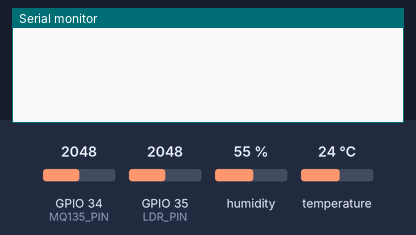
A sketch run on a simulated ESP32. On the bench: the last lines printed to the serial monitor. The test bench sets the inputs (shaded band); at power-on: humidity 55 %, GPIO 34 (MQ135_PIN) = 2048, GPIO 35 (LDR_PIN) = 2048, temperature 24 °C. WiFi joins after 1.5 s; servers stay silent unless stated; web services answer with replies made up by the test bench.

Above: at 2.7 s.
2.8 s: humidity set to 22 %
At 15.8 s:
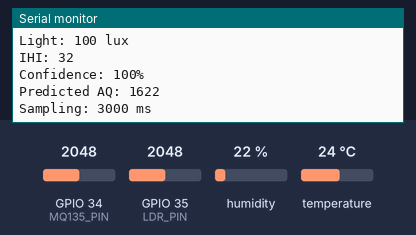
16.5 s: GPIO 34 (MQ135_PIN) set to 2866
At 19.4 s:
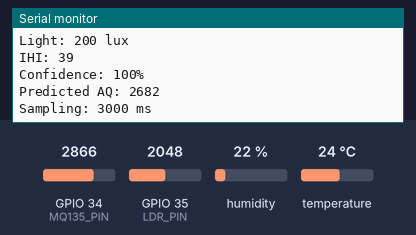
26.4 s: GPIO 35 (LDR_PIN) set to 2866
At 28.8 s:
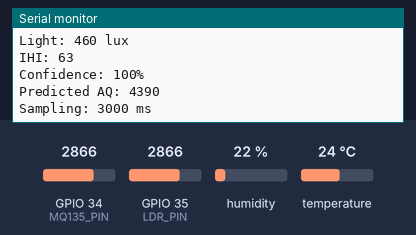
36.3 s: temperature set to 12 °C
At 38.3 s:
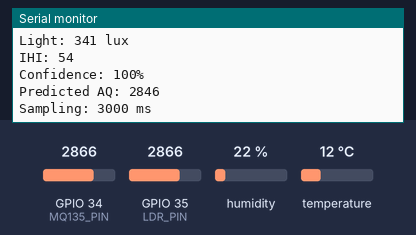
46.2 s: GPIO 34 (MQ135_PIN) set to 3972
At 47.7 s:
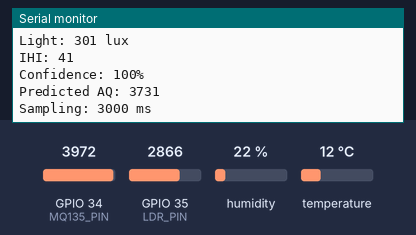
56.1 s: GPIO 35 (LDR_PIN) set to 3972
At 58.4 s:
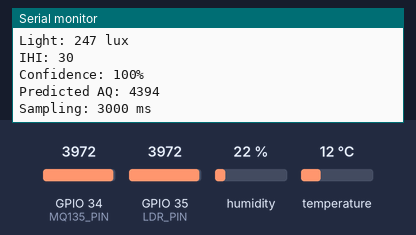
Timing chart, 0 to 59.9 s (numbered marks = the images above; inputs shaded):
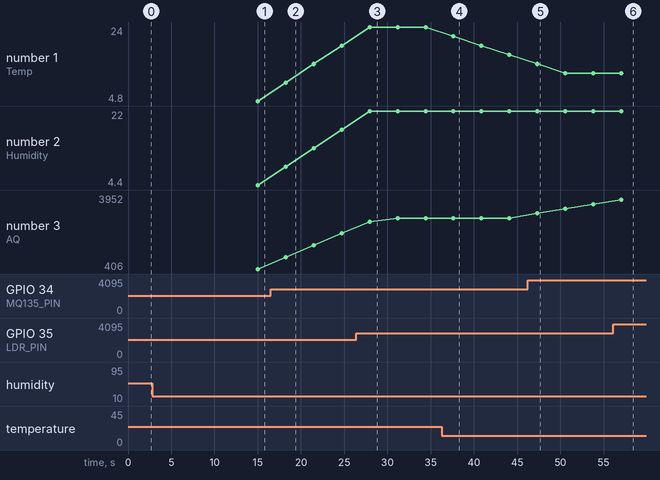

Measured:
- after the input at 2.8 s, the serial monitor: prints a new line after 12.2 s (image 1)
- after the input at 16.5 s, the serial monitor: prints a new line after 1.8 s (image 2)
- after the input at 26.4 s, the serial monitor: prints a new line after 1.5 s (image 3)
- after the input at 36.3 s, the serial monitor: prints a new line after 1.3 s (image 4)
- after the input at 46.2 s, the serial monitor: prints a new line after 1.1 s (image 5)
- after the input at 56.1 s, the serial monitor: prints a new line after 0.92 s (image 6)
- plotted number 1: 24 → 16.8 after the input at 36.3 s
- plotted number 3: 406 → 2113 after the input at 16.5 s, 2846 → 3510 after the input at 46.2 s

The sketch:

EnviroSense_Enhanced.ino
```cpp
/*
 EnviroSense Enhanced Firmware (Template)
 Upgraded from original project.

 IMPORTANT:
 - Replace WIFI_SSID, WIFI_PASSWORD, WRITE_API_KEY and CHANNEL_ID.
 - Pins preserved:
      DHT11 -> GPIO27
      MQ135 -> GPIO34
      LDR   -> GPIO35

 ThingSpeak Fields:
 F1 Temp
 F2 Humidity
 F3 Air Quality
 F4 Light
 F5 Indoor Health Index
 F6 Sensor Confidence
 F7 Predicted AQ
 F8 Trend
*/

#include <WiFi.h>
#include <HTTPClient.h>
#include <DHT.h>

#define DHTPIN 27
#define DHTTYPE DHT11
#define MQ135_PIN 34
#define LDR_PIN 35

const char* WIFI_SSID="Pixel6833";
const char* WIFI_PASSWORD="12345678";
const char* WRITE_API_KEY="YY7D5HJ9555Q4YGK";
const long CHANNEL_ID= 3258324;

DHT dht(DHTPIN,DHTTYPE);

const int FILTER=5;
float tBuf[FILTER],hBuf[FILTER],aqBuf[FILTER],lBuf[FILTER];
int idx=0;

float lastAQ=0;
unsigned long lastUpload=0;
unsigned long intervalMs=15000;

float avg(float *a){
  float s=0;
  for(int i=0;i<FILTER;i++) s+=a[i];
  return s/FILTER;
}

void connectWiFi(){
  if(WiFi.status()==WL_CONNECTED) return;
  WiFi.begin(WIFI_SSID,WIFI_PASSWORD);
  while(WiFi.status()!=WL_CONNECTED){
    delay(500);
  }
}

float clamp(float v,float lo,float hi){
  if(v<lo) return lo;
  if(v>hi) return hi;
  return v;
}

int healthIndex(float t,float h,float aq,float light){
  float ts=100-abs(t-25)*5;
  float hs=100-abs(h-50)*2;
  float aqs=100-clamp(aq/40.0,0,100);
  float ls=100-abs(light-500)/5;
  float score=0.3*clamp(ts,0,100)+0.25*clamp(hs,0,100)+
              0.3*clamp(aqs,0,100)+0.15*clamp(ls,0,100);
  return (int)clamp(score,0,100);
}

int confidence(float t,float h,float aq){
  int c=100;
  if(isnan(t)||isnan(h)) c-=40;
  if(aq<0||aq>4095) c-=20;
  return max(c,0);
}

void upload(float t,float h,float aq,float light,int ihi,int conf,float pred,int trend){
  if(WiFi.status()!=WL_CONNECTED) connectWiFi();

  String url="http://api.thingspeak.com/update?api_key=";
  url+=WRITE_API_KEY;
  url+="&field1="+String(t,1);
  url+="&field2="+String(h,1);
  url+="&field3="+String(aq,0);
  url+="&field4="+String(light,0);
  url+="&field5="+String(ihi);
  url+="&field6="+String(conf);
  url+="&field7="+String(pred,0);
  url+="&field8="+String(trend);

  HTTPClient http;
  http.begin(url);
  http.GET();
  http.end();
}

void setup(){
  Serial.begin(115200);
  dht.begin();
  connectWiFi();
}

void loop(){
  if(millis()-lastUpload<intervalMs) return;

  float t=dht.readTemperature();
  float h=dht.readHumidity();
  float aq=analogRead(MQ135_PIN)-20;   // calibration offset
  float light=map(analogRead(LDR_PIN),0,4095,1000,0);

  if(isnan(t)||isnan(h)){
    Serial.println("Invalid DHT reading");
    delay(1000);
    return;
  }

  tBuf[idx]=t;
  hBuf[idx]=h;
  aqBuf[idx]=aq;
  lBuf[idx]=light;
  idx=(idx+1)%FILTER;

  t=avg(tBuf);
  h=avg(hBuf);
  aq=avg(aqBuf);
  light=avg(lBuf);

  int trend=0;
  if(aq>lastAQ+10) trend=1;
  else if(aq<lastAQ-10) trend=-1;

  float predictedAQ=aq+(aq-lastAQ)*3;
  lastAQ=aq;

  if(aq>300) intervalMs=3000;
  else if(aq>200) intervalMs=7000;
  else intervalMs=15000;

  int ihi=healthIndex(t,h,aq,light);
  int conf=confidence(t,h,aq);

  Serial.println("====== EnviroSense ======");
  Serial.printf("Temp: %.1f C\n",t);
  Serial.printf("Humidity: %.1f %%\n",h);
  Serial.printf("AQ: %.0f\n",aq);
  Serial.printf("Light: %.0f lux\n",light);
  Serial.printf("IHI: %d\n",ihi);
  Serial.printf("Confidence: %d%%\n",conf);
  Serial.printf("Predicted AQ: %.0f\n",predictedAQ);
  Serial.printf("Sampling: %lu ms\n",intervalMs);

  upload(t,h,aq,light,ihi,conf,predictedAQ,trend);

  lastUpload=millis();
}
```
